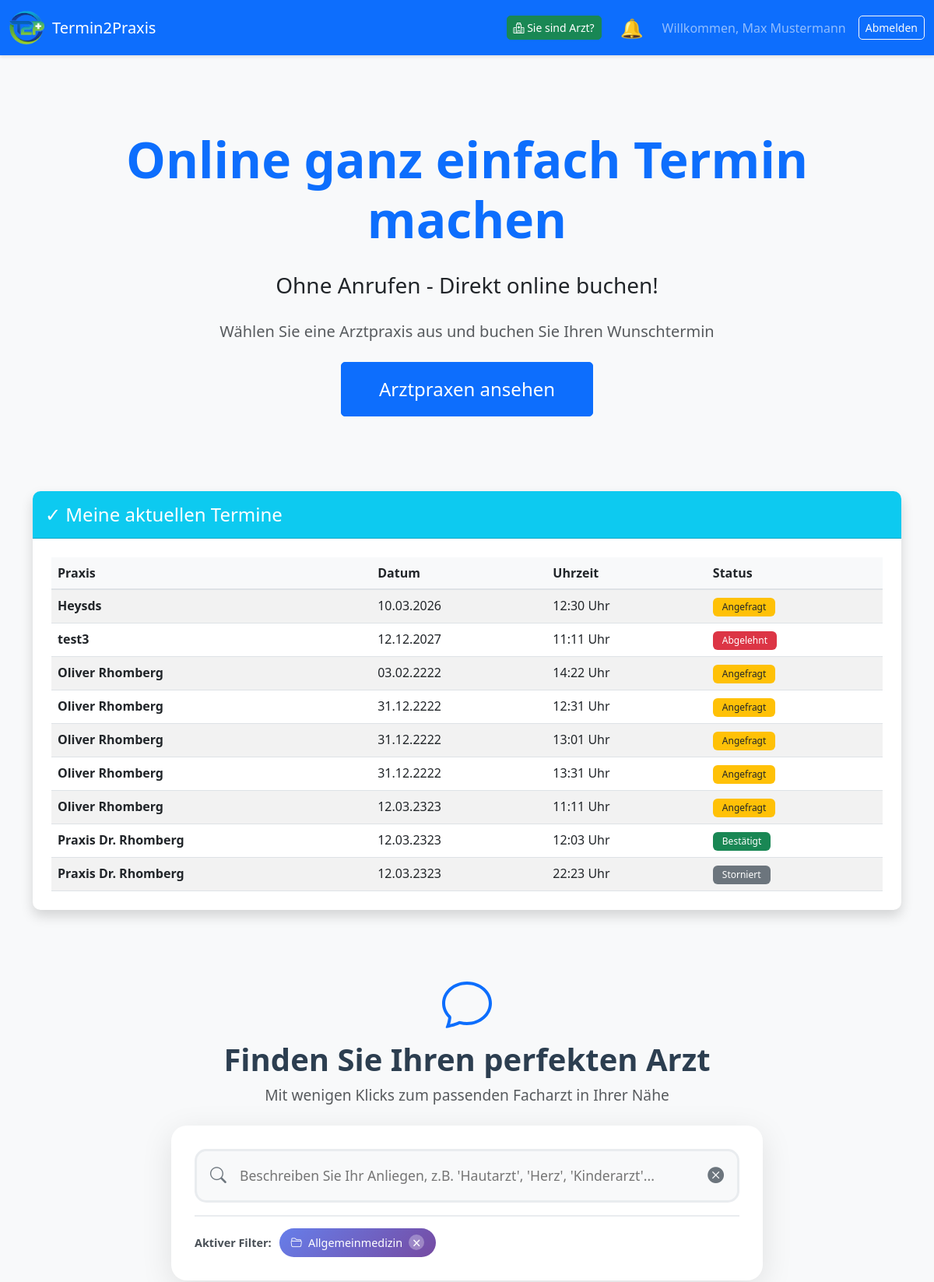
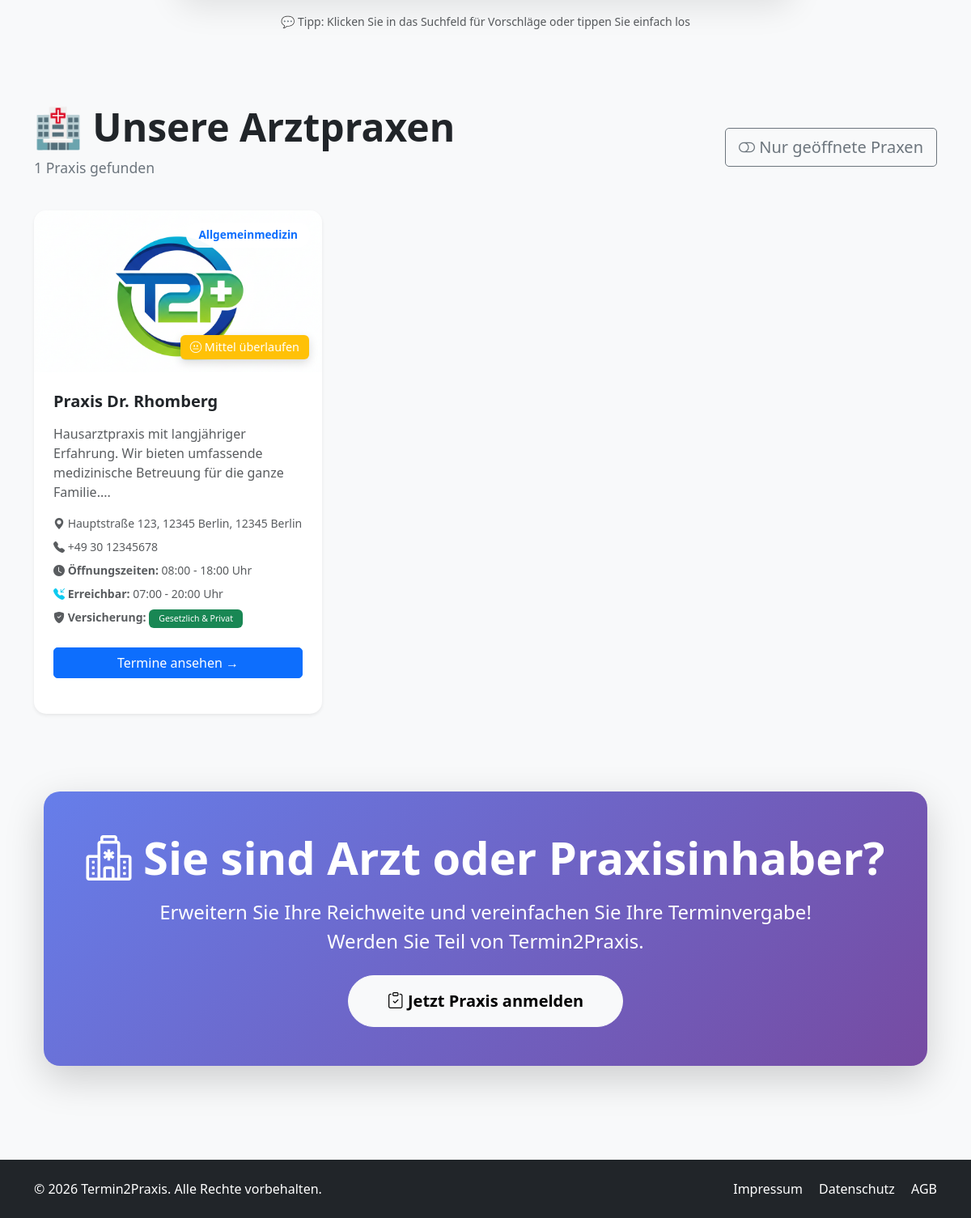
/index.php?kategorie=Allgemeinmedizin (signed in), run on the app's committed database (2 pictures, top to bottom).
### tables this page shows
CREATE TABLE `appointments` (
  `id` int(11) NOT NULL,
  `user_id` int(11) DEFAULT NULL,
  `date` date NOT NULL,
  `time` time NOT NULL,
  `duration` int(11) DEFAULT NULL COMMENT 'Termindauer in Minuten (optional)',
  `description` varchar(255) DEFAULT NULL COMMENT 'Beschreibung/Art des Termins (optional)',
  `status` enum('frei','angefragt','bestätigt','abgelehnt','storniert') DEFAULT 'frei',
  `confirmed_by` int(11) DEFAULT NULL,
  `confirmed_at` timestamp NULL DEFAULT NULL,
  `is_read` tinyint(1) DEFAULT 0,
  `created_at` timestamp NOT NULL DEFAULT current_timestamp(),
  `praxis_id` int(11) DEFAULT NULL
);

CREATE TABLE `praxen` (
  `id` int(11) NOT NULL,
  `name` varchar(200) NOT NULL,
  `beschreibung` text DEFAULT NULL,
  `adresse` varchar(255) DEFAULT NULL,
  `telefon` varchar(50) DEFAULT NULL,
  `email` varchar(100) DEFAULT NULL,
  `bild_url` varchar(255) DEFAULT 'https://via.placeholder.com/400x300?text=Arztpraxis',
  `spezialgebiet` varchar(100) DEFAULT NULL,
  `created_at` timestamp NOT NULL DEFAULT current_timestamp(),
  `plz` varchar(10) DEFAULT NULL,
  `stadt` varchar(100) DEFAULT NULL,
  `latitude` decimal(10,8) DEFAULT NULL,
  `longitude` decimal(11,8) DEFAULT NULL,
  `kategorie` varchar(100) DEFAULT NULL,
  `owner_id` int(11) DEFAULT NULL,
  `accepting_bookings` tinyint(1) DEFAULT 1 COMMENT 'Ob die Praxis derzeit Buchungen akzeptiert (1=Ja, 0=Nein)',
  `occupancy_status` enum('low','medium','high') NOT NULL DEFAULT 'low' COMMENT 'Auslastungsstatus: low=nicht überlaufen, medium=mittel überlaufen, high=stark überlaufen',
  `opening_time` time DEFAULT '08:00:00' COMMENT 'Öffnungszeit der Praxis',
  `closing_time` time DEFAULT '18:00:00' COMMENT 'Schließzeit der Praxis',
  `versicherungsart` varchar(50) DEFAULT 'Beide' COMMENT 'Akzeptierte Versicherungsarten',
  `reachability_start` time DEFAULT '07:00:00' COMMENT 'Erreichbar ab (telefonisch, E-Mail)',
  `reachability_end` time DEFAULT '20:00:00' COMMENT 'Erreichbar bis (telefonisch, E-Mail)'
);

### index.php (the view, shortened to what the rows shown need)
<?php
require_once 'includes/config.php';
$conn = getDBConnection();
$filter_kategorie = isset($_GET['kategorie']) ? $_GET['kategorie'] : '';
$sort_by = isset($_GET['sort']) ? $_GET['sort'] : 'name';
$user_lat = isset($_GET['lat']) ? floatval($_GET['lat']) : null;
$user_lng = isset($_GET['lng']) ? floatval($_GET['lng']) : null;
$use_location = ($user_lat !== null && $user_lng !== null);
if ($use_location) {
    $sql = "SELECT *,
            CASE
                WHEN latitude IS NOT NULL AND longitude IS NOT NULL THEN
                    (6371 * acos(cos(radians(?)) * cos(radians(latitude)) *
                    cos(radians(longitude) - radians(?)) + sin(radians(?)) *
                    sin(radians(latitude))))
                ELSE NULL
            END AS distance
            FROM praxen WHERE 1=1";
    $params = [$user_lat, $user_lng, $user_lat];
    $types = 'ddd';
} else {
    $sql = "SELECT * FROM praxen WHERE 1=1";
    $params = [];
    $types = '';
}
if (!empty($filter_kategorie)) {
    $sql .= " AND kategorie = ?";
    $params[] = $filter_kategorie;
    $types .= 's';
}
if ($use_location) {
    $sql .= " ORDER BY distance IS NULL ASC, distance ASC";
} else {
    switch ($sort_by) {
        case 'name':
            $sql .= " ORDER BY name ASC";
            break;
    }
}
$sql .= " LIMIT 6";
if (!empty($params)) {
    $stmt = $conn->prepare($sql);
    $stmt->bind_param($types, ...$params);
    $stmt->execute();
    $praxen = $stmt->get_result();
} else {
    $praxen = $conn->query($sql);
}
$meine_termine = null;
if (isLoggedIn() && hasRole('patient')) {
    $user_id = $_SESSION['user_id'];
    $sql = "SELECT a.*, p.name as praxis_name FROM appointments a
            LEFT JOIN praxen p ON a.praxis_id = p.id
            WHERE a.user_id = ? AND a.status IN ('angefragt', 'bestätigt', 'abgelehnt', 'storniert') AND a.date >= CURDATE()
            ORDER BY a.date, a.time";
    $stmt = $conn->prepare($sql);
    $stmt->bind_param("i", $user_id);
    $stmt->execute();
    $meine_termine = $stmt->get_result();
}
?>
<!DOCTYPE html>
<html lang="de">
<head>
    <link href="https://cdn.jsdelivr.net/npm/bootstrap@5.3.0/dist/css/bootstrap.min.css" rel="stylesheet">
    <link rel="stylesheet" href="css/style.css">
    <link rel="stylesheet" href="https://cdn.jsdelivr.net/npm/bootstrap-icons@1.11.0/font/bootstrap-icons.css">
</head>
<body>
    <div class="container mt-5">
        <div class="text-center mb-5 py-5">
            <h1 class="display-3 fw-bold mb-4">Online ganz einfach Termin machen</h1>
        </div>
        <?php if ($meine_termine && $meine_termine->num_rows > 0): ?>
            <div class="card mb-5 shadow" id="meineTermine">
                <div class="card-body p-4">
                    <div class="table-responsive">
                        <table class="table table-striped">
                            <thead>
                                <tr>
                                    <th>Praxis</th>
                                    <th>Datum</th>
                                    <th>Uhrzeit</th>
                                    <th>Status</th>
                                </tr>
                            </thead>
                            <tbody>
                                <?php while ($termin = $meine_termine->fetch_assoc()): ?>
                                    <tr>
                                        <td><strong><?php echo htmlspecialchars($termin['praxis_name']); ?></strong></td>
                                        <td><?php echo date('d.m.Y', strtotime($termin['date'])); ?></td>
                                        <td><?php echo date('H:i', strtotime($termin['time'])); ?> Uhr</td>
                                        <td>
                                            <?php if ($termin['status'] === 'angefragt'): ?>
                                                <span class="badge bg-warning text-dark">Angefragt</span>
                                            <?php elseif ($termin['status'] === 'abgelehnt'): ?>
                                                <span class="badge bg-danger">Abgelehnt</span>
                                            <?php elseif ($termin['status'] === 'storniert'): ?>
                                                <span class="badge bg-secondary">Storniert</span>
                                            <?php else: ?>
                                                <span class="badge bg-success">Bestätigt</span>
                                            <?php endif; ?>
                                        </td>
                                    </tr>
                                <?php endwhile; ?>
                            </tbody>
                        </table>
                    </div>
                </div>
            </div>
        <?php endif; ?>
        <div class="chat-search-container">
            <div class="chat-hero text-center mb-4">
                <h2 class="chat-title mb-2">Finden Sie Ihren perfekten Arzt</h2>
            </div>
        </div>
        <div class="mb-5" id="praxenUebersicht">
            <div class="d-flex justify-content-between align-items-center mb-4 flex-wrap gap-3">
                <div>
                    <h2 class="display-5 fw-bold mb-2">🏥 Unsere Arztpraxen</h2>
                </div>
            </div>
            <?php if ($praxen->num_rows === 0): ?>
                <div class="alert alert-warning text-center">
                    <h5><i class="bi bi-exclamation-triangle"></i> Keine Arztpraxen gefunden</h5>
                    <p class="mb-0">
                        Es wurden keine Praxen gefunden, die Ihren Suchkriterien entsprechen.<br>
                        <small class="text-muted">
                            Mögliche Gründe: Keine Praxen in Ihrer Nähe verfügbar, Filter zu spezifisch,
                            oder alle Praxen sind derzeit ausgebucht. Versuchen Sie, die Filter anzupassen oder die Suche zu erweitern.
                        </small>
                    </p>
                </div>
            <?php else: ?>
                <div class="row g-4" id="praxenContainer">
                    <?php while ($praxis = $praxen->fetch_assoc()): ?>
                        <div class="col-md-6 col-lg-4">
                            <div class="card praxis-card shadow-sm" onclick="window.location.href='praxis_termine.php?id=<?php echo $praxis['id']; ?>'">
                                <div class="position-relative">
                                    <?php if (!empty($praxis['bild_url']) && $praxis['bild_url'] !== 'https://via.placeholder.com/400x300?text=Arztpraxis'): ?>
                                        <img src="<?php echo htmlspecialchars($praxis['bild_url']); ?>"
                                             alt="<?php echo htmlspecialchars($praxis['name']); ?>"
                                             class="praxis-card-img">
                                    <?php endif; ?>
                                    <span class="praxis-badge text-primary">
                                        <?php echo htmlspecialchars($praxis['spezialgebiet']); ?>
                                    </span>
                                    <?php
                                    $occupancy_status = $praxis['occupancy_status'] ?? 'low';
                                    $status_config = [
                                        'low' => ['text' => 'Nicht überlaufen', 'bg' => 'success', 'icon' => 'emoji-smile'],
                                        'medium' => ['text' => 'Mittel überlaufen', 'bg' => 'warning', 'icon' => 'emoji-neutral'],
                                        'high' => ['text' => 'Stark überlaufen', 'bg' => 'danger', 'icon' => 'emoji-frown']
                                    ];
                                    $status = $status_config[$occupancy_status];
                                    ?>
                                    <div class="position-absolute bottom-0 end-0 m-3">
                                        <span class="badge bg-<?php echo $status['bg']; ?> text-white occupancy-badge" style="font-size: 0.9rem; padding: 8px 12px;">
                                            <i class="bi bi-<?php echo $status['icon']; ?>"></i> <?php echo $status['text']; ?>
                                        </span>
                                    </div>
                                </div>
                                <div class="card-body p-4">
                                    <h5 class="card-title fw-bold mb-3"><?php echo htmlspecialchars($praxis['name']); ?></h5>
                                    <p class="card-text text-muted mb-3"><?php echo htmlspecialchars(substr($praxis['beschreibung'], 0, 120)) . '...'; ?></p>
                                    <div class="d-flex flex-column gap-2 small text-muted">
                                        <div>
                                            <i class="bi bi-geo-alt-fill"></i>
                                            <?php
                                                echo htmlspecialchars($praxis['adresse']);
                                                if (!empty($praxis['plz']) || !empty($praxis['stadt'])) {
                                                    echo ', ' . htmlspecialchars($praxis['plz']) . ' ' . htmlspecialchars($praxis['stadt']);
                                                }
                                            ?>
                                        </div>
                                        <div>
                                            <i class="bi bi-telephone-fill"></i> <?php echo htmlspecialchars($praxis['telefon']); ?>
                                        </div>
                                        <?php if (!empty($praxis['opening_time']) && !empty($praxis['closing_time'])): ?>
                                        <div>
                                            <i class="bi bi-clock-fill"></i>
                                            <strong>Öffnungszeiten:</strong>
                                            <?php echo date('H:i', strtotime($praxis['opening_time'])); ?> - <?php echo date('H:i', strtotime($praxis['closing_time'])); ?> Uhr
                                        </div>
                                        <?php endif; ?>
                                        <?php if (!empty($praxis['reachability_start']) && !empty($praxis['reachability_end'])): ?>
                                        <div>
                                            <i class="bi bi-telephone-inbound-fill text-info"></i>
                                            <strong>Erreichbar:</strong>
                                            <?php echo date('H:i', strtotime($praxis['reachability_start'])); ?> - <?php echo date('H:i', strtotime($praxis['reachability_end'])); ?> Uhr
                                        </div>
                                        <?php endif; ?>
                                        <?php if (!empty($praxis['versicherungsart'])): ?>
                                        <div>
                                            <i class="bi bi-shield-fill-check"></i>
                                            <strong>Versicherung:</strong>
                                            <?php
                                                if ($praxis['versicherungsart'] === 'Gesetzlich') {
                                                    echo '<span class="badge bg-info">Gesetzlich</span>';
                                                } elseif ($praxis['versicherungsart'] === 'Privat') {
                                                    echo '<span class="badge bg-warning text-dark">Privat</span>';
                                                } else {
                                                    echo '<span class="badge bg-success">Gesetzlich & Privat</span>';
                                                }
                                            ?>
                                        </div>
                                        <?php endif; ?>
                                    </div>
                                    <?php if (isset($praxis['accepting_bookings']) && !$praxis['accepting_bookings']): ?>
                                    <div class="alert alert-warning mt-3 mb-0 py-2 small">
                                        <i class="bi bi-info-circle"></i> <strong>Hinweis:</strong> Diese Praxis nimmt derzeit keine neuen Termine an. Bitte wählen Sie eine andere Praxis.
                                    </div>
                                    <button class="btn btn-secondary w-100 mt-4" disabled>
                                        <i class="bi bi-pause-circle"></i> Keine Buchungen möglich
                                    </button>
                                    <?php else: ?>
                                    <button class="btn btn-primary w-100 mt-4">
                                        Termine ansehen →
                                    </button>
                                    <?php endif; ?>
                                </div>
                            </div>
                        </div>
                    <?php endwhile; ?>
                </div>
            <?php endif; ?>
        </div>
        <div class="container my-5 py-5">
            <div class="card shadow-lg border-0" style="background: linear-gradient(135deg, #667eea 0%, #764ba2 100%); border-radius: 20px;">
                <div class="card-body text-center text-white p-5">
                    <h2 class="display-4 fw-bold mb-3">
                        <i class="bi bi-hospital"></i> Sie sind Arzt oder Praxisinhaber?
                    </h2>
                </div>
            </div>
        </div>
    </div>
</body>
</html>

### data on the page
appointments: praxis.name "Heysds", date "10.03.2026", time "12:30", status "Angefragt"
appointments: praxis.name "test3", date "12.12.2027", time "11:11", status "Abgelehnt"
appointments: praxis.name "Oliver Rhomberg", date "03.02.2222", time "14:22", status "Angefragt"
appointments: praxis.name "Oliver Rhomberg", date "31.12.2222", time "12:31", status "Angefragt"
appointments: praxis.name "Oliver Rhomberg", date "31.12.2222", time "13:01", status "Angefragt"
appointments: praxis.name "Oliver Rhomberg", date "31.12.2222", time "13:31", status "Angefragt"
appointments: praxis.name "Oliver Rhomberg", date "12.03.2323", time "11:11", status "Angefragt"
appointments: praxis.name "Praxis Dr. Rhomberg", date "12.03.2323", time "12:03", status "Bestätigt"
appointments: praxis.name "Praxis Dr. Rhomberg", date "12.03.2323", time "22:23", status "Storniert"
praxen: bild_url (picture), spezialgebiet "Allgemeinmedizin", occupancy_status "Mittel überlaufen", name "Praxis Dr. Rhomberg", beschreibung "Hausarztpraxis mit langjähriger Erfahrung. Wir bieten umfassende medizinische Betreuung für die ganze Familie.", adresse "Hauptstraße 123, 12345 Berlin", plz "12345", stadt "Berlin", telefon "+49 30 12345678", opening_time "08:00", closing_time "18:00", reachability_start "07:00", reachability_end "20:00", shows "Versicherung:", versicherungsart "Gesetzlich & Privat", accepting_bookings "Termine ansehen →"

### other printed values
$_SESSION['user_name'] "Max Mustermann"
$filter_kategorie "Allgemeinmedizin"
$total_count "1"
